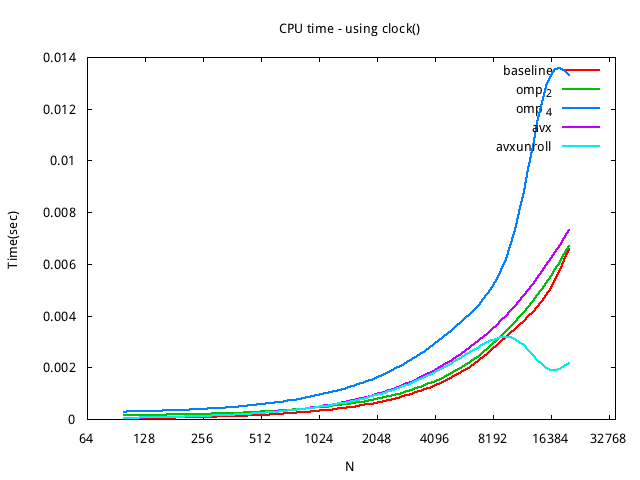

Here is the gnuplot script that generated this plot:
reset
set ylabel 'Time(sec)'
set xlabel 'N'
set style fill solid
set title 'CPU time - using clock()'
set term png enhanced font 'Verdana,10'
set output 'runtime_clock.png'
set logscale x 2
set datafile separator ","

plot [64:35000][0:] 'result_clock.csv' using 1:2 smooth csplines lw 2 title 'baseline', \
'' using 1:3 smooth csplines lw 2 title 'omp_2', \
'' using 1:4 smooth csplines lw 2 title 'omp_4', \
'' using 1:5 smooth csplines lw 2 title 'avx', \
'' using 1:6 smooth csplines lw 2 title 'avxunroll', \
'' using 1:7 smooth csplines lw 2 title 'leibniz'